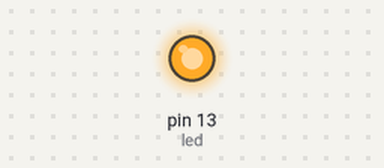
A sketch run on a simulated Arduino Uno, built with avr-gcc and run on an emulated ATmega328P. On the bench: output pins drawn as LEDs (lit = HIGH). Storage starts empty; what the sketch prints to the serial monitor is not drawn.

Above: at 0.1 s.
At 2.1 s:
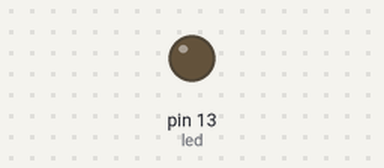
Timing chart, 0 to 3.6 s (numbered marks = the images above):
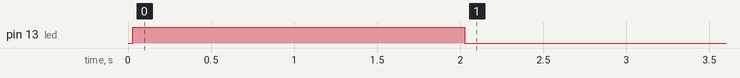

The sketch:

sdtest.ino
```cpp
#include <SdFat.h>

// SD_FAT_TYPE = 0 for sd/File as defined in sdConfig.h,
// 1 for FAT16/FAT32, 2 for exFAT, 3 for FAT16/FAT32 and exFAT.
#define SD_FAT_TYPE 3

// Interval between data records in microseconds.
// Try 250 with Teensy 3.6, Due, or STM32.
// Try 2000 with AVR boards.
// Try 4000 with SAMD Zero boards.
const uint32_t LOG_INTERVAL_USEC = 250;


// Select the fastest interface. Assumes no other SPI devices.
#if ENABLE_DEDICATED_SPI
#define SD_CONFIG SdSpiConfig(sd_CS, DEDICATED_SPI)
#else  // ENABLE_DEDICATED_SPI
#define SD_CONFIG SdSpiConfig(sd_CS, SHARED_SPI)
#endif  // ENABLE_DEDICATED_SPI


#if SD_FAT_TYPE == 0
typedef SdFat sd_t;
typedef File file_t;
#elif SD_FAT_TYPE == 1
typedef SdFat32 sd_t;
typedef File32 file_t;
#elif SD_FAT_TYPE == 2
typedef SdExFat sd_t;
typedef ExFile file_t;
#elif SD_FAT_TYPE == 3
typedef SdFs sd_t;
typedef FsFile file_t;
#else  // SD_FAT_TYPE
#error Invalid SD_FAT_TYPE
#endif  // SD_FAT_TYPE

sd_t sd;

file_t logFile;

const int sd_CS = SS; // teensy builtin
String logFileName;
int led = 13;

void setup() {
  Serial.begin(115200);

  if (!sd.begin(SD_CONFIG)) {
  //if (!sd.begin(sd_CS)) {
    Serial.println(F("Card failed, or not present"));
  }
  pinMode(sd_CS, OUTPUT);
  logFileName = nextLogFile();

  logFile = sd.open(logFileName, FILE_WRITE);
  if (logFile) {
    Serial.println(F("writing"));
  }
  // if the file didn't open, print an error:
  else {
    Serial.println(F("error opening file"));
    //return;
  }
  pinMode(led, OUTPUT);
  digitalWrite(led, HIGH);
  delay(2000);
  digitalWrite(led, LOW);
  delay(3000);
}
void loop() {
    if (!logFile) {
    logFile = sd.open(logFileName, FILE_WRITE);
  }
  if (logFile) {
    digitalWrite(led, HIGH);
    logFile.println("aaa");
  }
  else {
    Serial.println(F("error opening test.txt"));
  }
  digitalWrite(led, LOW);
  delay(1000);
  }


String nextLogFile(void) {
  String filename;
  int logn = 0;
  for (int i = 0; i < 999; i++) {
    // Construct a file with PREFIX[Index].SUFFIX
    filename = String("log") + String(logn) + String(".txt");
    // If the file name doesn't exist, return it
    if (!sd.exists(filename))
    {
      return filename;
    }
    // Otherwise increment the index, and try again
    logn++;
  }
  return "";
}
```
